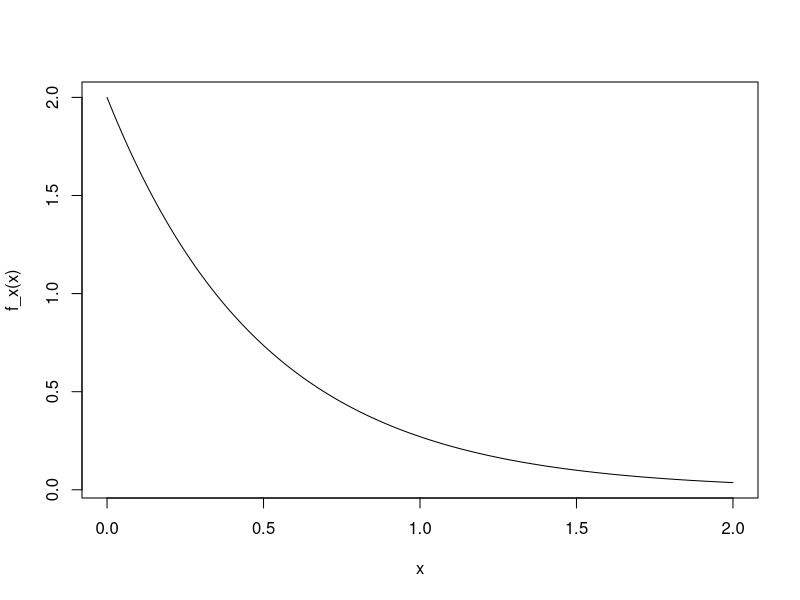

The R script that drew this image: (Note: this script raises an error after producing the figure.)
## ---- chunk 1
knitr::opts_chunk$set(echo = TRUE)
## ---- chunk 2
# Define the function for x > 0
f_x <- function(x){2*exp(-2*x)}

# Integrate over x > 0
integrate(f_x, lower = 0, upper = Inf)
## ---- chunk 3
# Sequence from 0 to 2 by 0.001 increments
x <- seq(0, 2, by = 0.001)
# Plot the function
plot(x, f_x(x), type = "l")
## ---- chunk 4
f_xy <- function(x, y, p = 1/2){
  if(x == 1 & y == 0){
    out <- (1-p)/4
  } else if(x == 2 & y == 0){
    out <- ((1-p)^2)/4
  } else if(x == 3 & y == 0){
    out <- ((1-p)^3)/4
  } else if(x == 4 & y == 0){
    out <- ((1-p)^4)/4
  } else if(x == 1 & y == 1){
    out <- p/4
  } else if(x == 2 & y == 1){
    out <- (p*(1-p))/2
  } else if(x == 3 & y == 1){
    out <- (3*p*(1-p)^2)/4
  } else if (x == 4 &  y == 1){
    out <- p*(1-p)^3
  } else if (x == 2 & y == 2){
    out <- p^2/4
  } else if (x == 3 & y == 2){
    out <- (3*p^2*(1-p))/4
  } else if (x == 4 & y == 2){
    out <- (3*p^2*(1-p)^2)/2
  } else if (x == 3 &  y == 3){
    out <- p^3/4
  } else if (x == 4 & y == 3) {
    out <- p^3*(1-p)
  } else if (x == 4 & y == 4){
    out <- p^4/4
  }
  return(out)
}

f_xy(x = 3, y = 0, p = 0.25)
## ---- chunk 5
for(i in 1:4){
  print(f_xy(x = i, y = 0, p = 0.25))
}
## ---- chunk 6
f_xy(x = 1:4, y =  0, p = 0.25)
## ---- chunk 7
f_xy2 <- Vectorize(f_xy)
f_xy2(x = 1:4, y = 0, p = 0.25)
## ---- chunk 8
# Calculate probabilities for all event pairs (x,y) 
probs <- c(f_xy2(x = 1:4, y = 0, p = 0.25),
           f_xy2(x = 1:4, y = 1, p = 0.25),
           f_xy2(x = 2:4, y = 2, p = 0.25),
           f_xy2(x = 3:4, y = 3, p = 0.25),
           f_xy2(x = 4, y = 4, p = 0.25))
probs

# Confirm these sum to 1
sum(probs)
